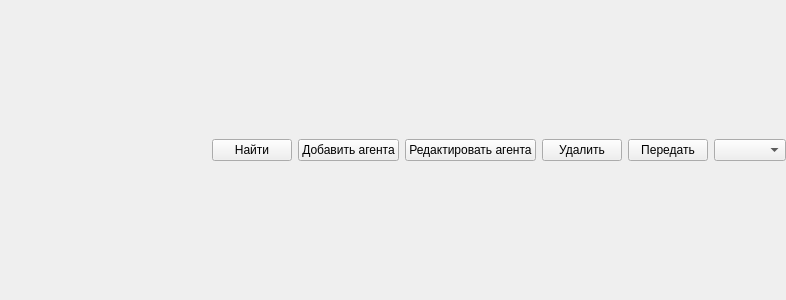
<?xml version="1.0" encoding="UTF-8"?>
<ui version="4.0">
 <class>AdminWidget</class>
 <widget class="QWidget" name="AdminWidget">
  <property name="geometry">
   <rect>
    <x>0</x>
    <y>0</y>
    <width>786</width>
    <height>300</height>
   </rect>
  </property>
  <property name="windowTitle">
   <string>Form</string>
  </property>
  <layout class="QGridLayout" name="gridLayout">
   <property name="margin">
    <number>0</number>
   </property>
   <item row="0" column="0">
    <layout class="QVBoxLayout" name="mainLayout">
     <item>
      <layout class="QHBoxLayout" name="horizontalLayout">
       <item>
        <spacer name="horizontalSpacer">
         <property name="orientation">
          <enum>Qt::Horizontal</enum>
         </property>
         <property name="sizeHint" stdset="0">
          <size>
           <width>40</width>
           <height>20</height>
          </size>
         </property>
        </spacer>
       </item>
       <item>
        <widget class="QPushButton" name="mpFind">
         <property name="text">
          <string>Найти</string>
         </property>
        </widget>
       </item>
       <item>
        <widget class="QPushButton" name="mpAddAgent">
         <property name="text">
          <string>Добавить агента</string>
         </property>
        </widget>
       </item>
       <item>
        <widget class="QPushButton" name="mpChangeAgent">
         <property name="text">
          <string>Редактировать агента</string>
         </property>
        </widget>
       </item>
       <item>
        <widget class="QPushButton" name="mpRemove">
         <property name="text">
          <string>Удалить</string>
         </property>
        </widget>
       </item>
       <item>
        <widget class="QPushButton" name="mpTake">
         <property name="text">
          <string>Передать</string>
         </property>
        </widget>
       </item>
       <item>
        <widget class="QComboBox" name="mpAgents"/>
       </item>
      </layout>
     </item>
    </layout>
   </item>
  </layout>
 </widget>
 <resources/>
 <connections/>
</ui>
